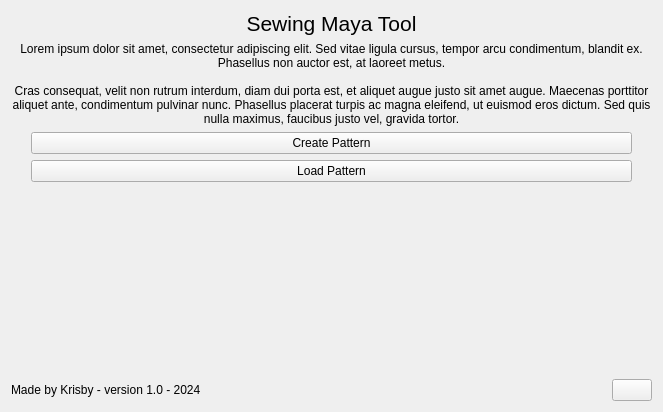
<?xml version="1.0" encoding="UTF-8"?>
<ui version="4.0">
 <class>Form</class>
 <widget class="QWidget" name="Form">
  <property name="geometry">
   <rect>
    <x>0</x>
    <y>0</y>
    <width>663</width>
    <height>412</height>
   </rect>
  </property>
  <property name="sizePolicy">
   <sizepolicy hsizetype="Fixed" vsizetype="Fixed">
    <horstretch>0</horstretch>
    <verstretch>0</verstretch>
   </sizepolicy>
  </property>
  <property name="windowTitle">
   <string>Form</string>
  </property>
  <layout class="QVBoxLayout" name="verticalLayout">
   <item>
    <layout class="QVBoxLayout" name="verticalLayout_2">
     <property name="sizeConstraint">
      <enum>QLayout::SetDefaultConstraint</enum>
     </property>
     <item>
      <widget class="QLabel" name="title">
       <property name="sizePolicy">
        <sizepolicy hsizetype="Preferred" vsizetype="Fixed">
         <horstretch>0</horstretch>
         <verstretch>0</verstretch>
        </sizepolicy>
       </property>
       <property name="font">
        <font>
         <pointsize>16</pointsize>
        </font>
       </property>
       <property name="text">
        <string>Sewing Maya Tool</string>
       </property>
       <property name="alignment">
        <set>Qt::AlignHCenter|Qt::AlignTop</set>
       </property>
      </widget>
     </item>
     <item>
      <widget class="QLabel" name="description">
       <property name="sizePolicy">
        <sizepolicy hsizetype="Minimum" vsizetype="Preferred">
         <horstretch>0</horstretch>
         <verstretch>0</verstretch>
        </sizepolicy>
       </property>
       <property name="text">
        <string>Lorem ipsum dolor sit amet, consectetur adipiscing elit. Sed vitae ligula cursus, tempor arcu condimentum, blandit ex. Phasellus non auctor est, at laoreet metus.

Cras consequat, velit non rutrum interdum, diam dui porta est, et aliquet augue justo sit amet augue. Maecenas porttitor aliquet ante, condimentum pulvinar nunc. Phasellus placerat turpis ac magna eleifend, ut euismod eros dictum. Sed quis nulla maximus, faucibus justo vel, gravida tortor.</string>
       </property>
       <property name="textFormat">
        <enum>Qt::AutoText</enum>
       </property>
       <property name="scaledContents">
        <bool>false</bool>
       </property>
       <property name="alignment">
        <set>Qt::AlignHCenter|Qt::AlignTop</set>
       </property>
       <property name="wordWrap">
        <bool>true</bool>
       </property>
       <property name="margin">
        <number>15</number>
       </property>
       <property name="indent">
        <number>-1</number>
       </property>
      </widget>
     </item>
    </layout>
   </item>
   <item>
    <layout class="QHBoxLayout" name="horizontalLayout">
     <item>
      <spacer name="horizontalSpacer">
       <property name="orientation">
        <enum>Qt::Horizontal</enum>
       </property>
       <property name="sizeType">
        <enum>QSizePolicy::Preferred</enum>
       </property>
       <property name="sizeHint" stdset="0">
        <size>
         <width>20</width>
         <height>20</height>
        </size>
       </property>
      </spacer>
     </item>
     <item>
      <layout class="QVBoxLayout" name="buttonsLayout">
       <item>
        <widget class="QPushButton" name="createPattern">
         <property name="text">
          <string>Create Pattern</string>
         </property>
        </widget>
       </item>
       <item>
        <widget class="QPushButton" name="loadPattern">
         <property name="sizePolicy">
          <sizepolicy hsizetype="Minimum" vsizetype="Fixed">
           <horstretch>0</horstretch>
           <verstretch>0</verstretch>
          </sizepolicy>
         </property>
         <property name="text">
          <string>Load Pattern</string>
         </property>
        </widget>
       </item>
      </layout>
     </item>
     <item>
      <spacer name="horizontalSpacer_2">
       <property name="orientation">
        <enum>Qt::Horizontal</enum>
       </property>
       <property name="sizeType">
        <enum>QSizePolicy::Preferred</enum>
       </property>
       <property name="sizeHint" stdset="0">
        <size>
         <width>20</width>
         <height>20</height>
        </size>
       </property>
      </spacer>
     </item>
    </layout>
   </item>
   <item>
    <spacer name="verticalSpacer">
     <property name="orientation">
      <enum>Qt::Vertical</enum>
     </property>
     <property name="sizeHint" stdset="0">
      <size>
       <width>20</width>
       <height>40</height>
      </size>
     </property>
    </spacer>
   </item>
   <item>
    <layout class="QHBoxLayout" name="horizontalLayout_2">
     <item>
      <widget class="QLabel" name="version">
       <property name="text">
        <string>Made by Krisby - version 1.0 - 2024</string>
       </property>
      </widget>
     </item>
     <item>
      <spacer name="horizontalSpacer_3">
       <property name="orientation">
        <enum>Qt::Horizontal</enum>
       </property>
       <property name="sizeHint" stdset="0">
        <size>
         <width>40</width>
         <height>20</height>
        </size>
       </property>
      </spacer>
     </item>
     <item>
      <widget class="QPushButton" name="infoButton">
       <property name="text">
        <string/>
       </property>
       <property name="icon">
        <iconset theme="dialog-question">
         <normaloff>.</normaloff>.</iconset>
       </property>
       <property name="checkable">
        <bool>false</bool>
       </property>
      </widget>
     </item>
    </layout>
   </item>
  </layout>
 </widget>
 <resources/>
 <connections/>
</ui>
